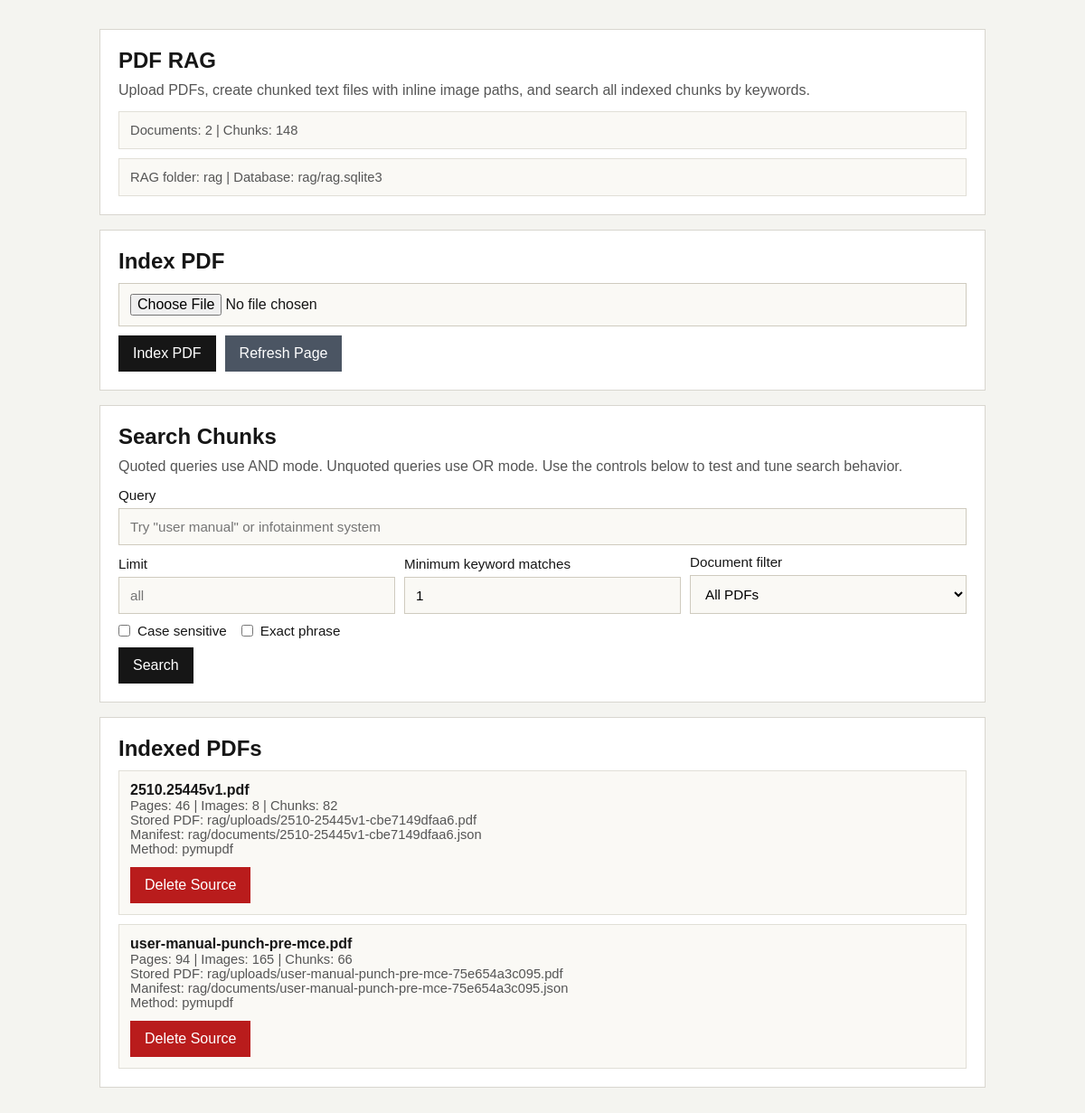
The page / on the database its author committed.
### tables this page shows
CREATE TABLE documents (
                id TEXT PRIMARY KEY,
                original_filename TEXT NOT NULL,
                stored_pdf_path TEXT NOT NULL,
                manifest_path TEXT NOT NULL,
                file_sha256 TEXT NOT NULL UNIQUE,
                page_count INTEGER NOT NULL,
                image_count INTEGER NOT NULL,
                chunk_count INTEGER NOT NULL,
                extraction_method TEXT NOT NULL,
                created_at_epoch INTEGER NOT NULL
            );

### app.py (the view, shortened to what this page needs)
@app.get("/")
def home():
    documents = list_documents()
    search_options = build_search_options(request.args, documents)
    search_response = None
    return render_template(
        "index.html",
        documents=documents,
        search_options=search_options,
        search_response=search_response,
        stats=get_stats(),
    )

### app.py (called while the page is built, shortened)
@app.after_request
def add_cors_headers(response):
    response.headers["Access-Control-Allow-Origin"] = "*"
    response.headers["Access-Control-Allow-Headers"] = "Content-Type"
    response.headers["Access-Control-Allow-Methods"] = "GET, POST, OPTIONS"
    return response

def parse_bool(value: str | None) -> bool:
    return (value or "").strip().lower() in {"1", "true", "yes", "on"}

def parse_int(value: str | None, default: int | None, *, minimum: int = 1, maximum: int | None = None) -> int | None:
    if value is None:
        return default

def build_search_options(args, documents: list[dict]) -> dict:
    available_ids = {document["id"] for document in documents}
    document_id = (args.get("document_id") or "").strip()
    if document_id not in available_ids:
        document_id = ""
    return {
        "query": (args.get("q") or "").strip(),
        "limit": parse_int(args.get("limit"), None, minimum=1, maximum=MAX_SEARCH_LIMIT),
        "case_sensitive": parse_bool(args.get("case_sensitive")),
        "exact_phrase": parse_bool(args.get("exact_phrase")),
        "document_id": document_id,
        "min_matches": parse_int(args.get("min_matches"), 1, minimum=1, maximum=50) or 1,
    }

### extractor.py (called while the page is built)
def get_connection():
    connection = sqlite3.connect(DB_PATH)
    connection.row_factory = sqlite3.Row
    connection.execute("PRAGMA foreign_keys = ON")
    return connection

def relative_path(path: Path) -> str:
    return path.relative_to(APP_ROOT).as_posix()

def list_documents(limit: int | None = None) -> list[dict]:
    init_storage()
    sql = """
        SELECT id, original_filename, stored_pdf_path, manifest_path, file_sha256,
               page_count, image_count, chunk_count, extraction_method, created_at_epoch
        FROM documents
        ORDER BY created_at_epoch DESC, original_filename ASC
    """
    parameters = []
    if limit is not None:
        sql += " LIMIT ?"
        parameters.append(limit)
    with get_connection() as conn:
        rows = conn.execute(sql, parameters).fetchall()
    return [dict(row) for row in rows]

### templates/index.html (shortened to what this page needs)
<!doctype html>
<html lang="en">
<head>
</head>
<body>
  <main>
    <section>
      <h1>PDF RAG</h1>
      <p>Upload PDFs, create chunked text files with inline image paths, and search all indexed chunks by keywords.</p>
      <div class="stats">
        <div class="card meta">Documents: {{ stats.documents }} | Chunks: {{ stats.chunks }}</div>
        <div class="card meta">RAG folder: {{ stats.rag_root }} | Database: {{ stats.database_path }}</div>
      </div>
    </section>
    <section>
      <h2>Index PDF</h2>
      <form action="/index" method="post" enctype="multipart/form-data">
        <input type="file" name="pdf" accept="application/pdf" required>
        <div class="actions">
          <button type="submit">Index PDF</button>
          <button type="button" class="secondary-button" onclick="window.location.href='/'">Refresh Page</button>
        </div>
      </form>
    </section>
    <section>
      <h2>Search Chunks</h2>
      <p>Quoted queries use AND mode. Unquoted queries use OR mode. Use the controls below to test and tune search behavior.</p>
      <form action="/" method="get">
        <label>
          Query
          <input type="search" name="q" value="{{ search_options.query }}" placeholder='Try "user manual" or infotainment system'>
        </label>
        <div class="grid">
          <label>
            Limit
            <input type="number" name="limit" min="1" max="200" value="{{ search_options.limit or '' }}" placeholder="all">
          </label>
          <label>
            Minimum keyword matches
            <input type="number" name="min_matches" min="1" max="50" value="{{ search_options.min_matches }}">
          </label>
          <label>
            Document filter
            <select name="document_id">
              <option value="">All PDFs</option>
            </select>
          </label>
        </div>
        <div class="toggles">
          <label class="toggle">
            <input type="checkbox" name="case_sensitive" value="1" {% if search_options.case_sensitive %}checked{% endif %}>
            <span>Case sensitive</span>
          </label>
          <label class="toggle">
            <input type="checkbox" name="exact_phrase" value="1" {% if search_options.exact_phrase %}checked{% endif %}>
            <span>Exact phrase</span>
          </label>
        </div>
        <div class="actions">
          <button type="submit">Search</button>
        </div>
      </form>
    </section>
    <section>
      <h2>Indexed PDFs</h2>
      <div class="docs">
        {% for document in documents %}
          <div class="card">
            <div><strong>{{ document.original_filename }}</strong></div>
            <div class="meta">Pages: {{ document.page_count }} | Images: {{ document.image_count }} | Chunks: {{ document.chunk_count }}</div>
            <div class="meta">Stored PDF: {{ document.stored_pdf_path }}</div>
            <div class="meta">Manifest: {{ document.manifest_path }}</div>
            <div class="meta">Method: {{ document.extraction_method }}</div>
            <form action="/api/documents/{{ document.id }}" method="post" onsubmit="return confirm('Delete this indexed PDF and all of its chunks?');" style="margin-top: 12px;">
              <button type="submit" class="danger-button">Delete Source</button>
            </form>
          </div>
        {% else %}
          <div class="card meta">No PDFs indexed yet.</div>
        {% endfor %}
      </div>
    </section>
  </main>
</body>
</html>

### templates/index.html (style rules this page uses)
:root { color-scheme: light; font-family: Helvetica, Arial, sans-serif; }
* { box-sizing: border-box; }
body { margin: 0; background: #f4f4f0; color: #161616; }
main { width: min(980px, calc(100vw - 32px)); margin: 32px auto; display: grid; gap: 16px; }
section { background: #fff; border: 1px solid #d8d6cf; padding: 20px; }
h1, h2 { margin: 0 0 10px; }
p { margin: 0 0 14px; color: #555; }
form { display: grid; gap: 10px; }
.grid { display: grid; gap: 10px; grid-template-columns: repeat(auto-fit, minmax(180px, 1fr)); align-items: end; }
label { display: grid; gap: 6px; font-size: 0.95rem; }
input, select, button { font: inherit; }
input[type="file"], input[type="search"], input[type="number"], select { width: 100%; padding: 11px 12px; border: 1px solid #cfcbbf; background: #faf9f5; }
.toggles { display: flex; gap: 16px; flex-wrap: wrap; }
.toggle { display: flex; gap: 8px; align-items: center; font-size: 0.95rem; }
.toggle input { width: auto; margin: 0; }
button { width: fit-content; padding: 11px 16px; border: 0; background: #161616; color: #fff; cursor: pointer; }
.stats, .docs, .results { display: grid; gap: 10px; }
.card { border: 1px solid #e1dfd7; padding: 12px; background: #faf9f5; }
.meta { font-size: 0.92rem; color: #555; }
.actions { display: flex; gap: 10px; flex-wrap: wrap; }
.secondary-button { background: #4b5563; }
.danger-button { background: #b91c1c; }

### rows shown on the page
documents: original_filename "2510.25445v1.pdf", page_count "46", image_count "8", chunk_count "82", stored_pdf_path "rag/uploads/2510-25445v1-cbe7149dfaa6.pdf", manifest_path "rag/documents/2510-25445v1-cbe7149dfaa6.json", extraction_method "pymupdf"
documents: original_filename "user-manual-punch-pre-mce.pdf", page_count "94", image_count "165", chunk_count "66", stored_pdf_path "rag/uploads/user-manual-punch-pre-mce-75e654a3c095.pdf", manifest_path "rag/documents/user-manual-punch-pre-mce-75e654a3c095.json", extraction_method "pymupdf"

### other values the page prints
{{ stats.documents }} "2"
{{ stats.chunks }} "148"
{{ stats.rag_root }} "rag"
{{ stats.database_path }} "rag/rag.sqlite3"
